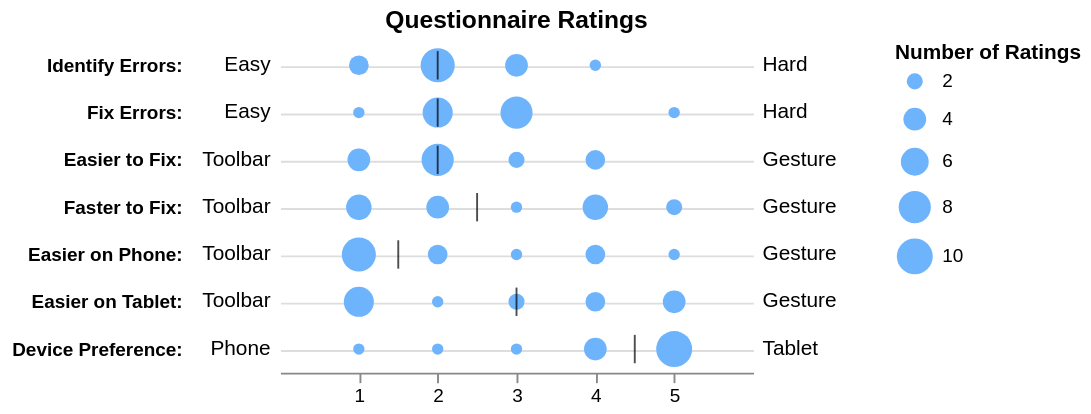

Express this chart as Vega-Lite.
### Vega specification from a JSON file in a GitHub repository (floating-point values rounded to 4 significant figures; data arrays with more than 128 entries replaced by an {"elided": "..."} marker saying what was removed)
{"$schema": "https://vega.github.io/schema/vega/v5.json", "description": "Likert Scale Ratings Distributions and Medians. (Figure 9 from @jhoffswell and @zcliu's ['Interactive Repair of Tables Extracted from PDF Documents on Mobile Devices'](https://idl.cs.washington.edu/files/2019-InteractiveTableRepair-CHI.pdf))", "autosize": "pad", "padding": 5, "width": 250, "height": 175, "title": {"text": "Questionnaire Ratings", "frame": "group"}, "style": "cell", "encode": {"update": {"stroke": {"value": null}}}, "data": [{"name": "medians", "values": [{"name": "Identify Errors:", "median": 2.0, "lo": "Easy", "hi": "Hard"}, {"name": "Fix Errors:", "median": 2, "lo": "Easy", "hi": "Hard"}, {"name": "Easier to Fix:", "median": 2.0, "lo": "Toolbar", "hi": "Gesture"}, {"name": "Faster to Fix:", "median": 2.5, "lo": "Toolbar", "hi": "Gesture"}, {"name": "Easier on Phone:", "median": 1.5, "lo": "Toolbar", "hi": "Gesture"}, {"name": "Easier on Tablet:", "median": 3.0, "lo": "Toolbar", "hi": "Gesture"}, {"name": "Device Preference:", "median": 4.5, "lo": "Phone", "hi": "Tablet"}]}, {"name": "values", "values": {"elided": "170 records"}}, {"name": "data_0", "source": "medians", "transform": [{"type": "filter", "expr": "datum[\"median\"] !== null && isFinite(datum[\"median\"])"}]}, {"name": "data_1", "source": "values", "transform": [{"type": "filter", "expr": "datum.name != 'Toolbar_First'"}, {"type": "filter", "expr": "datum.name != 'Tablet_First'"}, {"type": "filter", "expr": "datum.name != 'Participant ID'"}, {"type": "aggregate", "groupby": ["name", "value"], "ops": ["count"], "fields": [null], "as": ["__count"]}, {"type": "filter", "expr": "datum[\"value\"] !== null && isFinite(datum[\"value\"])"}]}], "marks": [{"name": "layer_0_marks", "type": "symbol", "style": ["circle"], "from": {"data": "data_1"}, "encode": {"update": {"fill": {"value": "#6EB4FD"}, "x": {"scale": "x", "field": "value"}, "y": {"scale": "y", "field": "name"}, "size": {"scale": "size", "field": "__count"}, "shape": {"value": "circle"}}}}, {"name": "layer_1_marks", "type": "rect", "style": ["tick"], "from": {"data": "data_0"}, "encode": {"update": {"opacity": {"value": 0.7}, "fill": {"value": "black"}, "xc": {"scale": "x", "field": "median"}, "yc": {"scale": "y", "field": "name"}, "height": {"value": 15}, "width": {"value": 1}}}}, {"name": "layer_2_marks", "type": "text", "style": ["text"], "from": {"data": "medians"}, "encode": {"update": {"align": {"value": "right"}, "x": {"value": -5}, "fill": {"value": "black"}, "y": {"scale": "y", "field": "name"}, "text": {"signal": "''+datum[\"lo\"]"}, "baseline": {"value": "middle"}}}}, {"name": "layer_3_marks", "type": "text", "style": ["text"], "from": {"data": "medians"}, "encode": {"update": {"align": {"value": "left"}, "x": {"value": 255}, "fill": {"value": "black"}, "y": {"scale": "y", "field": "name"}, "text": {"signal": "''+datum[\"hi\"]"}, "baseline": {"value": "middle"}}}}], "scales": [{"name": "x", "type": "linear", "domain": {"fields": [[0, 6], [1, 5]]}, "range": [0, {"signal": "width"}], "nice": true, "zero": true}, {"name": "y", "type": "point", "domain": {"fields": [{"data": "data_1", "field": "name"}, {"data": "data_0", "field": "name"}, {"data": "medians", "field": "name"}]}, "range": [0, {"signal": "height"}], "padding": 0.5}, {"name": "size", "type": "linear", "domain": {"data": "data_1", "field": "__count"}, "range": [0, 361], "zero": true}], "axes": [{"scale": "y", "orient": "left", "grid": true, "gridScale": "x", "domain": false, "labels": false, "maxExtent": 0, "minExtent": 0, "ticks": false, "zindex": 0}, {"scale": "x", "orient": "bottom", "grid": false, "values": [1, 2, 3, 4, 5], "labelFlush": true, "labelOverlap": true, "tickCount": {"signal": "ceil(width/40)"}, "zindex": 0}, {"scale": "y", "orient": "left", "grid": false, "domain": false, "labelFontWeight": "bold", "offset": 50, "ticks": false, "zindex": 0}], "legends": [{"offset": 75, "title": "Number of Ratings", "size": "size", "gradientLength": {"signal": "clamp(height, 64, 200)"}, "symbolType": "circle", "encode": {"symbols": {"update": {"fill": {"value": "#6EB4FD"}, "stroke": {"value": "transparent"}}}}}]}
